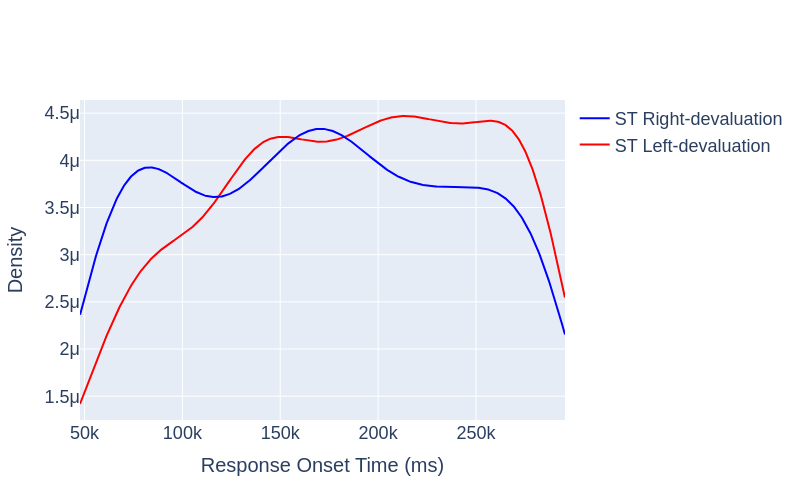

Write notebook code for a chart like this one.
### Code cell
import plotly.figure_factory as ff

group_left = tmp_df_ST[tmp_df_ST["Group"] == "ST_Left"]["RT"]
group_right = tmp_df_ST[tmp_df_ST["Group"] == "ST_Right"]["RT"]

# Group data together
hist_data = [group_left, group_right]
group_labels = ['ST Left-devaluation', 'ST Right-devaluation']

# Custom colors: ET_Left (Red), ET_Right (Blue)
colors = ['red', 'blue']

# Create distplot with KDE only and custom colors
fig = ff.create_distplot(hist_data, group_labels, bin_size=100, show_hist=False, show_rug=False, colors=colors)

# Add title and adjust layout
fig.update_layout(
    xaxis_title="Response Onset Time (ms)",
    yaxis_title="Density",
    width=800,
    height=500,
    xaxis_title_font=dict(size=20),  # Set font size for x-axis title
    yaxis_title_font=dict(size=20),  # Set font size for y-axis title
    font=dict(
        family="Arial",  # You can change this to any font you prefer
        size=18,  
    )
)
fig.write_image("KDE_ROT_ST.png")

fig.show()

### Figure 1 — Plotly figure (JSON) as saved in the notebook; plotly's stock layout.template omitted (floating-point values rounded to 4 significant figures; data arrays with more than 128 entries replaced by an {"elided": "..."} marker saying what was removed)
{"data": [{"legendgroup": "ST Left-devaluation", "marker": {"color": "red"}, "mode": "lines", "name": "ST Left-devaluation", "showlegend": true, "type": "scatter", "x": {"elided": "500 float values"}, "xaxis": "x", "y": {"elided": "500 float values"}, "yaxis": "y"}, {"legendgroup": "ST Right-devaluation", "marker": {"color": "blue"}, "mode": "lines", "name": "ST Right-devaluation", "showlegend": true, "type": "scatter", "x": {"elided": "500 float values"}, "xaxis": "x", "y": {"elided": "500 float values"}, "yaxis": "y"}], "layout": {"barmode": "overlay", "font": {"family": "Arial", "size": 18}, "height": 500, "hovermode": "closest", "legend": {"traceorder": "reversed"}, "width": 800, "xaxis": {"anchor": "y2", "autorange": true, "domain": [0, 1], "range": [47697, 295500.0], "title": {"font": {"size": 20}, "text": "Response Onset Time (ms)"}, "type": "linear", "zeroline": false}, "yaxis": {"anchor": "free", "autorange": true, "domain": [0, 1], "position": 0, "range": [1.248e-06, 4.639e-06], "title": {"font": {"size": 20}, "text": "Density"}, "type": "linear"}}}
